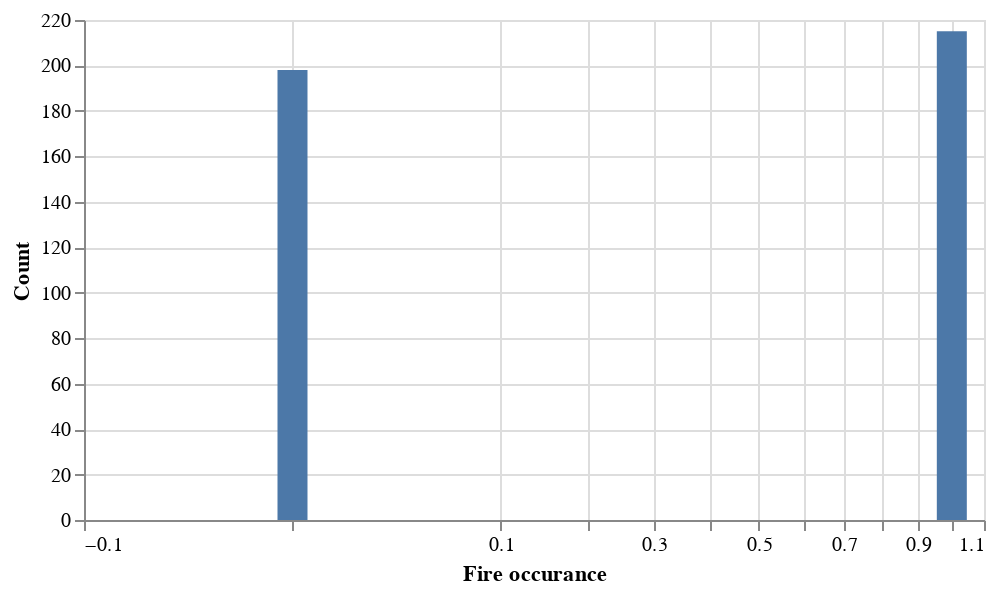

Write notebook code for a chart like this one.
### Code cell
alt.Chart(cleaned_train_set).mark_bar(size = 15).encode(
    x = alt.X("fire", 
              scale = alt.Scale(type = "sqrt"),
              title = "Fire occurance"),
    y = alt.Y("count()", stack=False,
              title = "Count")
).properties(
    height = 250,
    width = 450
)

### Figure 1 — Vega-Lite specification as saved in the notebook (floating-point values rounded to 4 significant figures; data arrays with more than 128 entries replaced by an {"elided": "..."} marker saying what was removed)
{"$schema": "https://vega.github.io/schema/vega-lite/v4.8.1.json", "config": {"view": {"continuousHeight": 300, "continuousWidth": 400}}, "data": {"name": "data-f7c9b8682e7db436d0be7431234f2181"}, "datasets": {"data-f7c9b8682e7db436d0be7431234f2181": {"elided": "413 records"}}, "encoding": {"x": {"field": "fire", "scale": {"type": "sqrt"}, "title": "Fire occurance", "type": "quantitative"}, "y": {"aggregate": "count", "stack": false, "title": "Count", "type": "quantitative"}}, "height": 250, "mark": {"size": 15, "type": "bar"}, "width": 450}
